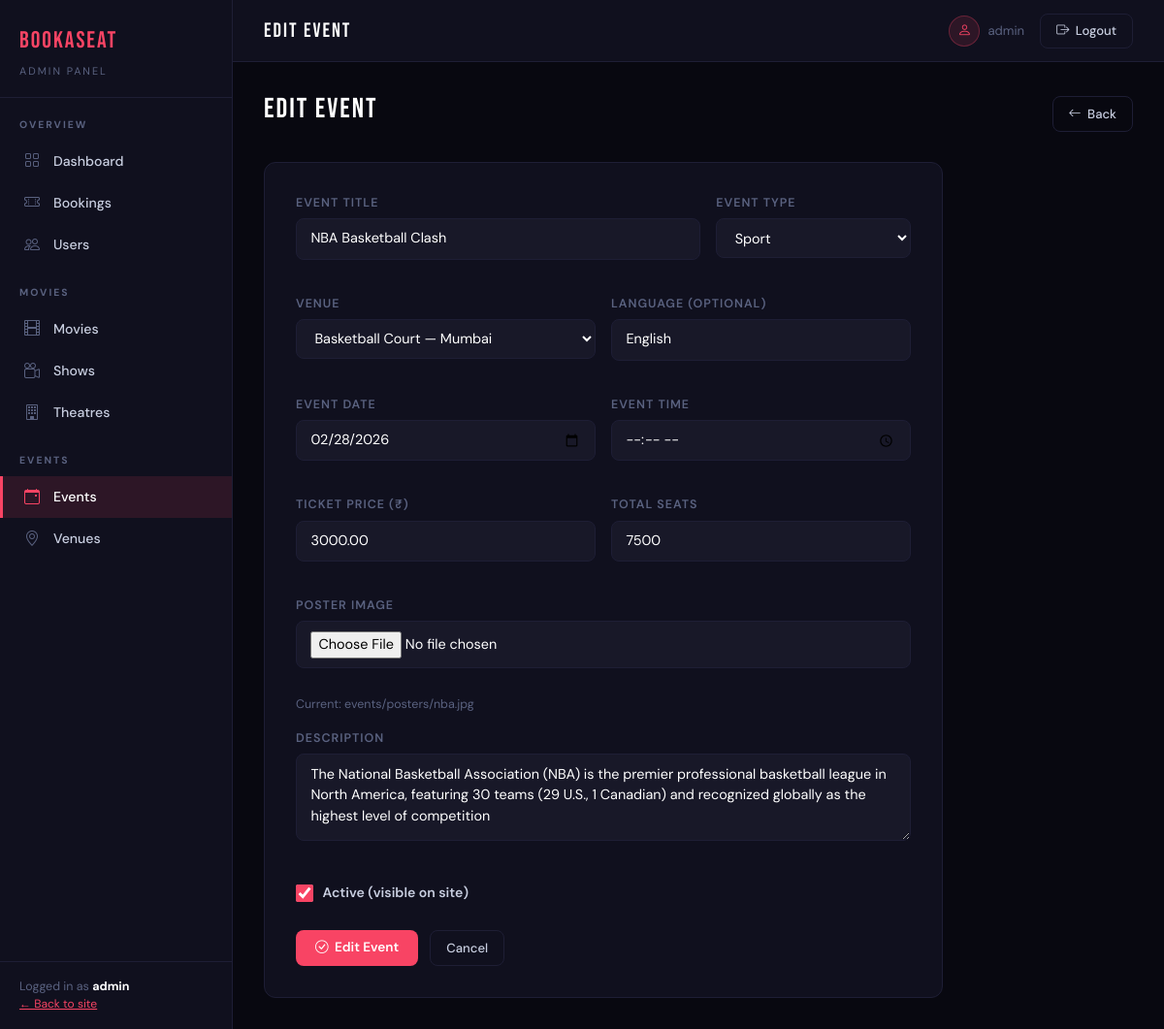
Screenshot of /dashboard/events/3/edit/ (signed in) with the database file from the repository.
### events/models.py (models this page shows, shortened)
class Event(models.Model):
    title = models.CharField(max_length=255)
    event_type = models.CharField(max_length=20, choices=EVENT_TYPE_CHOICES, default='other')
    description = models.TextField(blank=True)
    venue = models.ForeignKey(Venue, on_delete=models.SET_NULL, null=True, related_name='events')
    event_date = models.DateField()
    event_time = models.TimeField()
    price = models.DecimalField(max_digits=8, decimal_places=2)
    total_seats = models.PositiveIntegerField(default=100)
    available_seats = models.PositiveIntegerField(default=100)
    poster = models.ImageField(upload_to='events/posters/', blank=True, null=True)
    language = models.CharField(max_length=50, blank=True)
    is_active = models.BooleanField(default=True)
    created_at = models.DateTimeField(auto_now_add=True)

class Venue(models.Model):
    name = models.CharField(max_length=255)
    city = models.CharField(max_length=100)
    address = models.TextField()
    capacity = models.PositiveIntegerField(default=0)

### dashboard/views.py (the view, shortened to what this page needs)
# urls.py: path('events/<int:event_id>/edit/', views.event_edit, name='dashboard_event_edit'),
@staff_member_required(login_url='login')
def event_edit(request, event_id):
    event = get_object_or_404(Event, id=event_id)
    venues = Venue.objects.all()
    from events.models import EVENT_TYPE_CHOICES
    return render(request, 'dashboard/events/form.html', {
        'event': event, 'venues': venues, 'event_types': EVENT_TYPE_CHOICES,
        'action': 'Edit', 'section': 'events'
    })

### dashboard/templates/dashboard/events/form.html (shortened to what this page needs)
{% extends 'dashboard/base.html' %}
{% block topbar_title %}{{ action|upper }} EVENT{% endblock %}
{% block content %}
<div class="page-heading">
  <div><h1>{{ action|upper }} EVENT</h1></div>
  <a href="{% url 'dashboard_events' %}" class="btn-ghost"><i class="bi bi-arrow-left"></i> Back</a>
</div>
<div class="form-card">
  <form method="post" enctype="multipart/form-data">
    <div class="row g-3">
      <div class="col-md-8">
        <label>Event Title</label>
        <input type="text" name="title" value="{{ event.title|default:'' }}" required placeholder="e.g. Coldplay World Tour" />
      </div>
      <div class="col-md-4">
        <label>Event Type</label>
        <select name="event_type" required>
          {% for val, label in event_types %}
            <option value="{{ val }}" {% if event.event_type == val %}selected{% endif %}>{{ label }}</option>
          {% endfor %}
        </select>
      </div>
      <div class="col-md-6">
        <label>Venue</label>
        <select name="venue">
          {% for venue in venues %}
            <option value="{{ venue.id }}" {% if event.venue_id == venue.id %}selected{% endif %}>{{ venue.name }} — {{ venue.city }}</option>
          {% endfor %}
        </select>
      </div>
      <div class="col-md-6">
        <label>Language (optional)</label>
        <input type="text" name="language" value="{{ event.language|default:'' }}" placeholder="e.g. English, Hindi" />
      </div>
      <div class="col-md-6">
        <label>Event Date</label>
        <input type="date" name="event_date" value="{{ event.event_date|date:'Y-m-d'|default:'' }}" required />
      </div>
      <div class="col-md-6">
        <label>Event Time</label>
        <input type="time" name="event_time" value="{{ event.event_time|default:'' }}" required />
      </div>
      <div class="col-md-6">
        <label>Ticket Price (₹)</label>
        <input type="number" name="price" step="0.01" value="{{ event.price|default:'' }}" required placeholder="e.g. 999.00" />
      </div>
      <div class="col-md-6">
        <label>Total Seats</label>
        <input type="number" name="total_seats" value="{{ event.total_seats|default:'' }}" required placeholder="e.g. 500" />
      </div>
      <div class="col-12">
        <label>Poster Image</label>
        <input type="file" name="poster" accept="image/*" />
        {% if event.poster %}
          <div style="margin-top:0.5rem; font-size:0.78rem; color:var(--muted);">Current: {{ event.poster.name }}</div>
        {% endif %}
      </div>
      <div class="col-12">
        <label>Description</label>
        <textarea name="description" placeholder="Event details...">{{ event.description|default:'' }}</textarea>
      </div>
      <div class="col-12">
        <div class="form-check-custom">
          <input type="checkbox" name="is_active" id="is_active" {% if event.is_active or not event %}checked{% endif %} />
          <label for="is_active">Active (visible on site)</label>
        </div>
      </div>
    </div>
    <div style="display:flex; gap:0.75rem; margin-top:0.5rem;">
      <button type="submit" class="btn-red"><i class="bi bi-check-circle"></i> {{ action }} Event</button>
      <a href="{% url 'dashboard_events' %}" class="btn-ghost">Cancel</a>
    </div>
  </form>
</div>
{% endblock %}

### dashboard/templates/dashboard/base.html (shortened to what this page needs)
<!DOCTYPE html>
<html lang="en">
<head>
  <link href="https://cdn.jsdelivr.net/npm/bootstrap@5.3.2/dist/css/bootstrap.min.css" rel="stylesheet" />
  <link href="https://cdn.jsdelivr.net/npm/bootstrap-icons@1.11.3/font/bootstrap-icons.min.css" rel="stylesheet" />
</head>
<body>
<aside class="sidebar">
  <a href="{% url 'dashboard_home' %}" class="sidebar-brand">
    <span class="logo">BookASeat</span>
    <span class="sub">Admin Panel</span>
  </a>
  <div class="sidebar-section">
    <div class="sidebar-label">Overview</div>
    <a href="{% url 'dashboard_home' %}" class="sidebar-link {% if section == 'home' %}active{% endif %}">
      <i class="bi bi-grid"></i> Dashboard
    </a>
    <a href="{% url 'dashboard_bookings' %}" class="sidebar-link {% if section == 'bookings' %}active{% endif %}">
      <i class="bi bi-ticket-perforated"></i> Bookings
    </a>
    <a href="{% url 'dashboard_users' %}" class="sidebar-link {% if section == 'users' %}active{% endif %}">
      <i class="bi bi-people"></i> Users
    </a>
  </div>
  <div class="sidebar-section">
    <div class="sidebar-label">Movies</div>
    <a href="{% url 'dashboard_movies' %}" class="sidebar-link {% if section == 'movies' %}active{% endif %}">
      <i class="bi bi-film"></i> Movies
    </a>
    <a href="{% url 'dashboard_shows' %}" class="sidebar-link {% if section == 'shows' %}active{% endif %}">
      <i class="bi bi-camera-reels"></i> Shows
    </a>
    <a href="{% url 'dashboard_theatres' %}" class="sidebar-link {% if section == 'theatres' %}active{% endif %}">
      <i class="bi bi-building"></i> Theatres
    </a>
  </div>
  <div class="sidebar-section">
    <div class="sidebar-label">Events</div>
    <a href="{% url 'dashboard_events' %}" class="sidebar-link {% if section == 'events' %}active{% endif %}">
      <i class="bi bi-calendar-event"></i> Events
    </a>
    <a href="{% url 'dashboard_venues' %}" class="sidebar-link {% if section == 'venues' %}active{% endif %}">
      <i class="bi bi-geo-alt"></i> Venues
    </a>
  </div>
  <div class="sidebar-footer">
    <div>Logged in as <strong style="color:#fff;">{{ request.user.username }}</strong></div>
    <a href="{% url 'movie_list' %}" style="color:var(--red); font-size:0.75rem;">← Back to site</a>
  </div>
</aside>
<div class="main-wrap">
  <div class="topbar">
    <div class="topbar-title">{% block topbar_title %}Dashboard{% endblock %}</div>
    <div class="topbar-right">
      <div class="topbar-user">
        <div class="topbar-avatar"><i class="bi bi-person"></i></div>
        <span>{{ request.user.username }}</span>
      </div>
      <form method="post" action="{% url 'logout' %}" style="display:inline;">
        <button type="submit" class="btn-ghost" style="cursor:pointer;">
            <i class="bi bi-box-arrow-right"></i> Logout
        </button>
        </form>
    </div>
  </div>
  <div class="page-content">
    {% block content %}{% endblock %}
  </div>
</div>
</body>
</html>

### rows the page displays
Event: title "NBA Basketball Clash", event_type "Sport", venue "Basketball Court — Mumbai", language "English", event_date "02/28/2026", price "3000.00", total_seats "7500", poster.name "events/posters/nba.jpg", description "The National Basketball Association (NBA) is the premier professional basketball league in North America, featuring 30 teams (29 U.S., 1 Canadian) and recognized globally as the highest level of competition", is_active "☑"

### other values shown
{{ request.user.username }} "admin"
{{ action|upper }} "EDIT"
{{ action }} "Edit"
